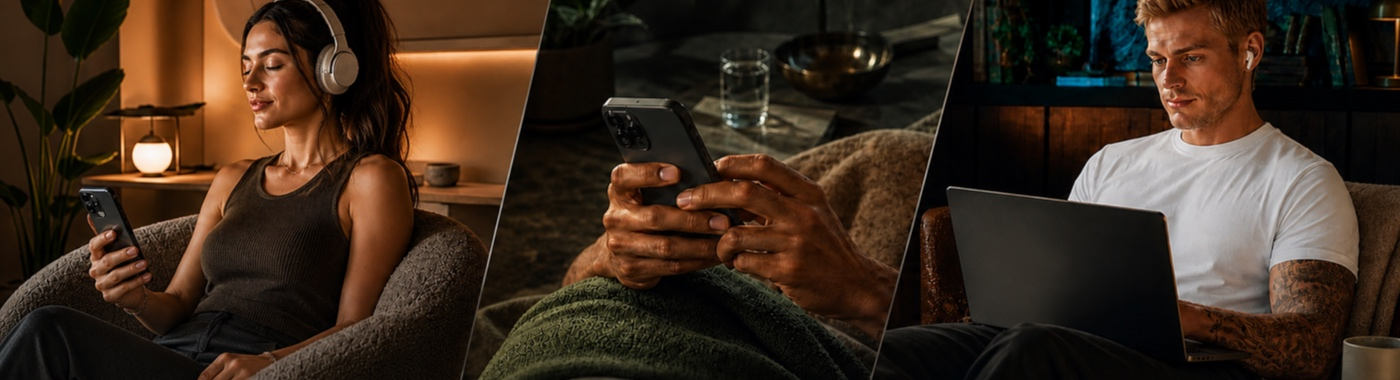
#> input picture assets/journey/t1-band.jpg, 1400 x 380 px, found by its file name
$ python fix_t3_landing.py   (older library calls are emulated)
#> lines starting #> are read from the running program, lines starting #| are printed output that depends on the picture
#!/usr/bin/env python3
"""Repair the four defective Track 03 landing-page photos (band, cost, range,
change). READ-ONLY against the repo and the inventory tree — every original
is copied, never modified or moved. Outputs go entirely to
~/Desktop/SafeRise Fixed/.

Pipeline per slot, in order:
  1. open, convert to RGB
  2. measure Laplacian variance BEFORE any processing; denoise with
     MedianFilter(size=3) only if genuinely noisy (skip if already soft —
     blurring a soft image makes it worse)
  3. content-aware crop to the target aspect ratio: faces (Haar cascade) ->
     saliency (cv2.saliency) -> edge energy -> centre/45%-from-top, in that
     priority order, biasing the crop window toward the region of interest
     rather than the frame centre
  4. resize to the exact target pixel size, LANCZOS resampling
  5. UnsharpMask(radius=1.4, percent=110, threshold=3)
  6. save as a real baseline JPEG: quality 92, optimize, progressive, sRGB
"""
import csv
import os
import shutil
from pathlib import Path

from PIL import Image, ImageFilter, ImageCms
import numpy as np

try:
    import cv2
    CV2_AVAILABLE = True
except ImportError:
    CV2_AVAILABLE = False

# The installed opencv-contrib-python-headless build ships an EMPTY
# cv2/data/ directory — no haarcascade_*.xml files at all, so frontal/profile
# face detection cannot run without fetching an external file, which this
# run does not have standing permission to do. Detected once at import time
# so every image's report row states the real reason face detection was
# skipped, rather than silently falling through.
FACE_CASCADE_PATH = None
if CV2_AVAILABLE:
    _candidate = os.path.join(cv2.data.haarcascades, "haarcascade_frontalface_default.xml")
    if os.path.exists(_candidate):
        FACE_CASCADE_PATH = _candidate

HOME = Path.home()
REPO = HOME / "Documents/GitHub/saferise"
INVENTORY = HOME / "Desktop" / "SafeRise to Inventory"
OUT_ROOT = HOME / "Desktop" / "SafeRise Fixed"

DIR_ORIGINAL = OUT_ROOT / "01-original"
DIR_FIXED = OUT_ROOT / "02-fixed"
DIR_CURRENT = OUT_ROOT / "03-current"
REPORT_CSV = OUT_ROOT / "_report.csv"

# ---- STEP 1: derive target specs from t1/t2, cross-checked against the
# ratios declared in content/tracks.js (art.band/cost/range/change). ----
T1_T2_PAIRS = {
    "band":   (REPO / "assets/journey/t1-band.jpg", REPO / "assets/journey/t2-band.jpg"),
    "cost":   (REPO / "assets/t1/cost.jpg",          REPO / "assets/t2/cost.jpg"),
    "range":  (REPO / "assets/t1/range.jpg",         REPO / "assets/t2/range.jpg"),
    "change": (REPO / "assets/t1/change.jpg",        REPO / "assets/t2/change.jpg"),
}
DECLARED_RATIOS = {
    "band": (1400, 380),
    "cost": (16, 7),
    "range": (16, 6),
    "change": (16, 7),
}
REPO_SLOT_PATH = {
    "band":   REPO / "assets/t3/band.jpg",
    "cost":   REPO / "assets/t3/cost.jpg",
    "range":  REPO / "assets/t3/range.jpg",
    "change": REPO / "assets/t3/change.jpg",
}

# ---- STEP 2: REVIEW-DEFECT sources in the inventory tree. Where a slot
# has more than one candidate, the largest by pixel area wins (decided at
# runtime in pick_source(), not hardcoded here). ----
CANDIDATES = {
    "band": [INVENTORY / "assets 2/t3/band.jpg", INVENTORY / "band.jpeg"],
    "cost": [INVENTORY / "cost.jpg"],
    "range": [INVENTORY / "range.jpg"],
    "change": [INVENTORY / "change.jpg"],
}


def real_dims_and_format(path):
    with Image.open(path) as im:
#> im is the input picture: PIL image 1400x380 RGB; mean R, G, B 59.7, 43, 30
        fmt = (im.format or "unknown").lower()
        w, h = im.size
    return w, h, fmt


def derive_specs():
    """STEP 1. Returns {slot: (target_w, target_h)} or raises SystemExit
    with a report if t1/t2 disagree or contradict the declared ratio."""
    print("=== STEP 1 · deriving target specs from Track 01 / Track 02 ===")
    targets = {}
    for slot, (p1, p2) in T1_T2_PAIRS.items():
        w1, h1, _ = real_dims_and_format(p1)
        w2, h2, _ = real_dims_and_format(p2)
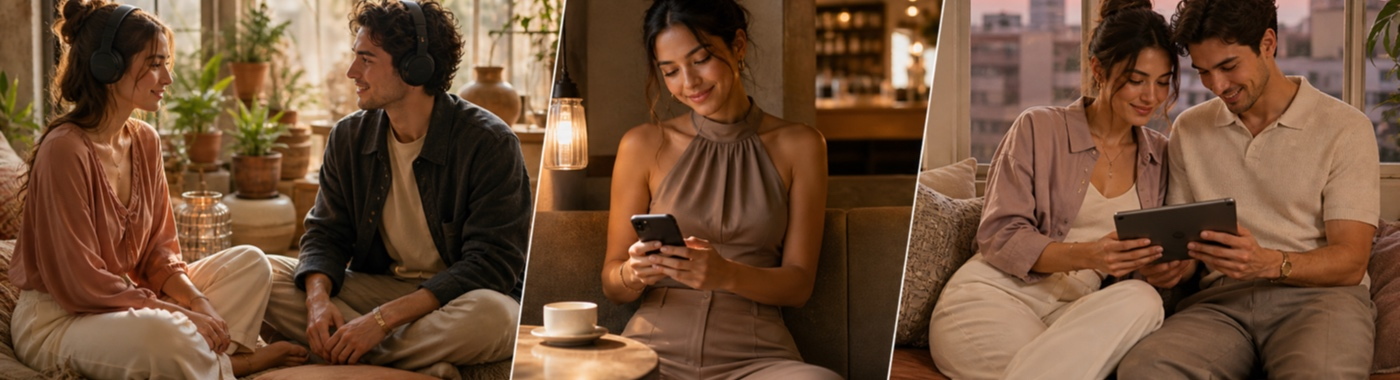
#> input picture assets/journey/t2-band.jpg, 1400 x 380 px, found by its file name
#> in real_dims_and_format, im is the input picture: PIL image 1400x380 RGB; mean R, G, B 112.1, 78.5, 54.5
        declared_w, declared_h = DECLARED_RATIOS[slot]
        declared_ratio = declared_w / declared_h

        if (w1, h1) != (w2, h2):
            print(f"\nSTOP — {slot}: t1 and t2 disagree.")
            print(f"  t1 ({p1.relative_to(REPO)}): {w1}x{h1}")
            print(f"  t2 ({p2.relative_to(REPO)}): {w2}x{h2}")
            raise SystemExit(1)

        agreed_ratio = w1 / h1
        if abs(agreed_ratio - declared_ratio) > 0.01:
            print(f"\nSTOP — {slot}: agreed t1/t2 size contradicts the declared ratio.")
            print(f"  t1/t2 agree at {w1}x{h1} (ratio {agreed_ratio:.4f})")
            print(f"  content/tracks.js declares {declared_w}/{declared_h} (ratio {declared_ratio:.4f})")
            raise SystemExit(1)

        targets[slot] = (w1, h1)
        print(f"  {slot:8s} t1={w1}x{h1}  t2={w2}x{h2}  declared_ratio={declared_w}/{declared_h}  "
              f"-> target {w1}x{h1}  (agree: yes)")
#|   band     t1=1400x380  t2=1400x380  declared_ratio=1400/380  -> target 1400x380  (agree: yes)
#> pass 2 of the loop in derive_specs, `for slot, (p1, p2) in T1_T2_PAIRS.items():`:
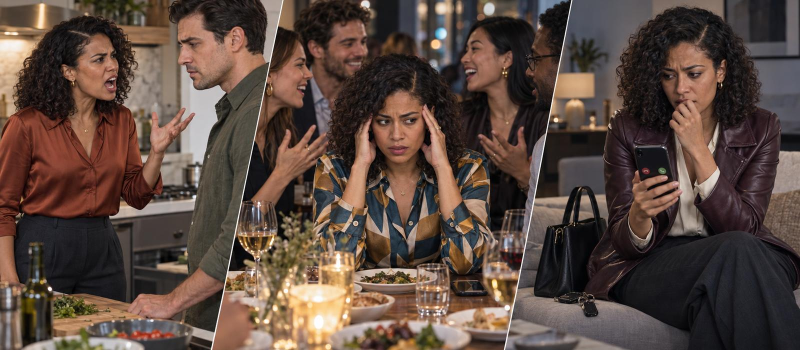
#> input picture assets/t1/cost.jpg, 1600 x 700 px, found by its file name (shown at 1/2 size)
#> in real_dims_and_format, im is the input picture: PIL image 1600x700 RGB; mean R, G, B 91.1, 72.8, 63.9
#|   cost     t1=1600x700  t2=1600x700  declared_ratio=16/7  -> target 1600x700  (agree: yes)
    return targets


def pick_source(slot):
    """STEP 2. Pick the largest-by-pixel-area candidate for this slot;
    report every candidate considered and which was rejected."""
    cands = [c for c in CANDIDATES[slot] if c.exists()]
    if not cands:
        return None, []
    scored = []
    for c in cands:
        w, h, fmt = real_dims_and_format(c)
        scored.append((c, w, h, fmt, w * h))
    scored.sort(key=lambda t: t[4], reverse=True)
    chosen = scored[0]
    print(f"  {slot}: {len(cands)} candidate(s) found.")
    for c, w, h, fmt, area in scored:
        tag = "CHOSEN" if c == chosen[0] else "rejected"
        print(f"    [{tag}] {c}  {w}x{h}  ({area:,} px^2)  real_format={fmt}")
    return chosen[0], [r[0] for r in scored[1:]]


def measure_sharpness(pil_im):
    """Laplacian-variance blur/noise proxy, via cv2 (numpy-backed, no scipy
    dependency needed)."""
    gray = np.array(pil_im.convert("L"))
    lap = cv2.Laplacian(gray, cv2.CV_64F)
    return float(lap.var())


# Noise vs. softness is a matter of degree, not a hard binary. A genuinely
# noisy image's Laplacian variance is high (lots of high-frequency energy
# from sensor/compression noise); an already-soft image's is low. 150 is a
# conservative floor above which MedianFilter is applied — anything softer
# is left alone rather than blurred further, per the brief.
NOISE_THRESHOLD = 150.0


# ───────────────────────── content-aware ROI detection ─────────────────────

def detect_faces(cv_bgr):
    """Priority 1: Haar cascade frontal + profile face detection.
    Returns (roi_box, faces_list) or (None, []) if unavailable/none found."""
    if not FACE_CASCADE_PATH:
        return None, []
    gray = cv2.cvtColor(cv_bgr, cv2.COLOR_BGR2GRAY)
    frontal = cv2.CascadeClassifier(FACE_CASCADE_PATH)
    faces = list(frontal.detectMultiScale(gray, scaleFactor=1.1, minNeighbors=5))
    profile_path = os.path.join(cv2.data.haarcascades, "haarcascade_profileface.xml")
    if os.path.exists(profile_path):
        profile = cv2.CascadeClassifier(profile_path)
        faces += list(profile.detectMultiScale(gray, scaleFactor=1.1, minNeighbors=5))
    if not faces:
        return None, []
    xs0 = [x for (x, y, w, h) in faces]
    ys0 = [y for (x, y, w, h) in faces]
    xs1 = [x + w for (x, y, w, h) in faces]
    ys1 = [y + h for (x, y, w, h) in faces]
    roi = (min(xs0), min(ys0), max(xs1), max(ys1))
    return roi, faces


# [47 lines left out: functions detect_saliency, detect_edge_energy, not called in this run]


def detect_roi(pil_im):
    """Runs the priority chain and returns (method_used, roi_box, faces_detected)."""
    if not CV2_AVAILABLE:
        w, h = pil_im.size
        return "centre-45pct", (0, 0, w, h), 0, "opencv not available"

    cv_bgr = cv2.cvtColor(np.array(pil_im), cv2.COLOR_RGB2BGR)

    face_roi, faces = detect_faces(cv_bgr)
    if face_roi is not None:
        return "faces", face_roi, len(faces), ""

    face_note = "" if FACE_CASCADE_PATH else "cascade files not present in this cv2 build (empty cv2/data/)"

    sal_roi = detect_saliency(cv_bgr)
    if sal_roi is not None:
        return "saliency", sal_roi, 0, face_note

    edge_roi = detect_edge_energy(cv_bgr)
    if edge_roi is not None:
        return "edge-energy", edge_roi, 0, (face_note + "; saliency found no distinct region").strip("; ")

    # Final fallback: the original centre/45%-from-top rule, expressed as a
    # thin full-width ROI at 45% down so fit_ratio_window()'s centroid-based
    # positioning reproduces it exactly (horizontal centre, vertical anchor
    # at 45% from the top) rather than a naive full-frame centre.
    w, h = pil_im.size
    anchor_y = round(h * 0.45)
    roi = (0, max(0, anchor_y - 1), w, min(h, anchor_y + 1))
    return "centre-45pct", roi, 0, (face_note + "; saliency and edge-energy both failed").strip("; ")


def fit_ratio_window(roi, target_ratio, src_w, src_h):
    """Smallest window of target_ratio that fully contains roi, if it fits
    inside the source; else the largest target_ratio window (bounded by the
    source) positioned to keep as much of roi as possible. Returns
    (crop_box, roi_retained_pct, fully_contained)."""
    rx0, ry0, rx1, ry1 = roi
    roi_w, roi_h = max(rx1 - rx0, 1), max(ry1 - ry0, 1)
    roi_cx, roi_cy = (rx0 + rx1) / 2, (ry0 + ry1) / 2
    roi_area = roi_w * roi_h

    # smallest ratio-window containing the full ROI
    cand_w = roi_w
    cand_h = cand_w / target_ratio
    if cand_h < roi_h:
        cand_h = roi_h
        cand_w = cand_h * target_ratio

    fully_contained = cand_w <= src_w and cand_h <= src_h

    if not fully_contained:
        # cap the window at the source's own bounds, at the target ratio
        if src_w / src_h > target_ratio:
            cand_h = src_h
            cand_w = cand_h * target_ratio
        else:
            cand_w = src_w
            cand_h = cand_w / target_ratio

    cand_w = min(cand_w, src_w)
    cand_h = min(cand_h, src_h)

    # centre the window on the ROI centroid, clamped inside the source
    x0 = roi_cx - cand_w / 2
    y0 = roi_cy - cand_h / 2
    x0 = max(0, min(x0, src_w - cand_w))
    y0 = max(0, min(y0, src_h - cand_h))
    x1, y1 = x0 + cand_w, y0 + cand_h

    # overlap between the crop window and the ROI, as % of ROI area
    ix0, iy0 = max(x0, rx0), max(y0, ry0)
    ix1, iy1 = min(x1, rx1), min(y1, ry1)
    inter_area = max(0, ix1 - ix0) * max(0, iy1 - iy0)
    retained_pct = 100.0 * inter_area / roi_area if roi_area > 0 else 100.0

    return (round(x0), round(y0), round(x0 + cand_w), round(y0 + cand_h)), retained_pct, fully_contained


def crop_content_aware(im, target_w, target_h, slot):
    """STEP 3. Content-aware crop to the target aspect ratio. Returns
    (cropped_im, meta_dict)."""
    src_w, src_h = im.size
    target_ratio = target_w / target_h

    method_used, roi, faces_detected, note = detect_roi(im)

    crop_box, roi_retained_pct, fully_contained = fit_ratio_window(roi, target_ratio, src_w, src_h)

    face_clipped = "n"
    if method_used == "faces":
        fx0, fy0, fx1, fy1 = roi
        cx0, cy0, cx1, cy1 = crop_box
        if fx0 < cx0 or fy0 < cy0 or fx1 > cx1 or fy1 > cy1:
            # Stop for THIS image only — report it and let the run continue
            # with the other slots, rather than aborting the whole script.
            raise ValueError(
                f"{slot}: face bounding box would be clipped by the target-ratio "
                f"window (roi={roi} crop={crop_box}) — no valid non-clipping window"
            )

    print(f"    ROI method: {method_used}"
          f"{' (' + note + ')' if note else ''}"
          f"  roi={roi}  crop={crop_box}"
          f"  retained={roi_retained_pct:.1f}%"
          f"  fully_contained={fully_contained}")

    cropped = im.crop(crop_box)
    meta = {
        "method_used": method_used,
        "roi_box": f"{roi}",
        "roi_retained_pct": f"{roi_retained_pct:.1f}",
        "crop_box": f"{crop_box}",
        "faces_detected": faces_detected,
        "any_face_clipped": face_clipped,
    }
    return cropped, meta


def to_srgb(im):
    """Attach/convert to sRGB so 'save as sRGB' is an actual colour-managed
    step, not just an assumption. If the source carries no embedded
    profile, PIL treats it as already sRGB (correct for these consumer
    photos) and this is a no-op."""
    icc = im.info.get("icc_profile")
    if not icc:
        return im
    try:
        import io
        src_profile = ImageCms.ImageCmsProfile(io.BytesIO(icc))
        srgb_profile = ImageCms.createProfile("sRGB")
        return ImageCms.profileToProfile(im, src_profile, srgb_profile, outputMode="RGB")
    except Exception as e:
        print(f"    (sRGB conversion skipped: {e})")
        return im


_SRGB_ICC_BYTES = ImageCms.ImageCmsProfile(ImageCms.createProfile("sRGB")).tobytes()


def process_one(slot, source_path, target_w, target_h):
    im = Image.open(source_path)
    im = to_srgb(im)
    im = im.convert("RGB")

    sharpness_before = measure_sharpness(im)
    denoise = sharpness_before >= NOISE_THRESHOLD
    if denoise:
        im = im.filter(ImageFilter.MedianFilter(size=3))
        print(f"    denoise: APPLIED (Laplacian var {sharpness_before:.1f} >= {NOISE_THRESHOLD})")
    else:
        print(f"    denoise: SKIPPED (Laplacian var {sharpness_before:.1f} < {NOISE_THRESHOLD} — already soft)")

    im, crop_meta = crop_content_aware(im, target_w, target_h, slot)
    im = im.resize((target_w, target_h), Image.LANCZOS)
    im = im.filter(ImageFilter.UnsharpMask(radius=1.4, percent=110, threshold=3))

    sharpness_after = measure_sharpness(im)

    DIR_FIXED.mkdir(parents=True, exist_ok=True)
    out_path = DIR_FIXED / f"{slot}.jpg"
    im.save(out_path, "JPEG", quality=92, optimize=True, progressive=True,
             icc_profile=_SRGB_ICC_BYTES)

    return sharpness_before, denoise, sharpness_after, out_path, crop_meta


def main():
    print(f"cv2 available: {CV2_AVAILABLE}"
          f"{'  (face cascades MISSING from this build)' if CV2_AVAILABLE and not FACE_CASCADE_PATH else ''}")

    targets = derive_specs()
#> targets = {'band': (1400, 380), 'cost': (1600, 700), 'range': (1600, 600), 'change': (1600, 700)}

    print("\n=== STEP 2 · selecting sources from REVIEW-DEFECT files ===")
    chosen_sources = {}
    for slot in ("band", "cost", "range", "change"):
        chosen, rejected = pick_source(slot)
        if chosen is None:
            print(f"  {slot}: NO CANDIDATE FOUND — skipping this slot.")
        chosen_sources[slot] = chosen
#> pass 2 of the loop in main, `for slot in ("band", "cost", "range", "change"):`:

    print("\n=== STEP 3 · processing (content-aware crop) ===")
    DIR_ORIGINAL.mkdir(parents=True, exist_ok=True)
    DIR_CURRENT.mkdir(parents=True, exist_ok=True)
    report_rows = []

    for slot in ("band", "cost", "range", "change"):
        source_path = chosen_sources[slot]
        target_w, target_h = targets[slot]
#> target_w = 1400; target_h = 380
        repo_slot = REPO_SLOT_PATH[slot]
        repo_slot_populated = repo_slot.exists()

        print(f"\n-- {slot} --")
        if source_path is None:
            report_rows.append({
                "slot": slot, "source_path": "", "source_dims": "",
                "source_real_format": "", "target_dims": f"{target_w}x{target_h}",
                "denoise_applied": "", "sharpness_before": "", "sharpness_after": "",
                "output_path": "", "repo_slot_path": str(repo_slot),
                "repo_slot_populated": repo_slot_populated,
                "method_used": "", "roi_box": "", "roi_retained_pct": "",
                "crop_box": "", "faces_detected": "", "any_face_clipped": "",
            })
            continue

        src_w, src_h, src_fmt = real_dims_and_format(source_path)
        print(f"    source: {source_path}  {src_w}x{src_h}  real_format={src_fmt}")

        orig_copy = DIR_ORIGINAL / f"{slot}{source_path.suffix}"
        shutil.copy2(source_path, orig_copy)

        try:
            sharp_before, denoise_applied, sharp_after, out_path, crop_meta = process_one(
                slot, source_path, target_w, target_h
            )
        except ValueError as e:
            print(f"    STOP for this image — {e}")
            report_rows.append({
                "slot": slot, "source_path": str(source_path),
                "source_dims": f"{src_w}x{src_h}", "source_real_format": src_fmt,
                "target_dims": f"{target_w}x{target_h}", "denoise_applied": "",
                "sharpness_before": "", "sharpness_after": "", "output_path": "",
                "repo_slot_path": str(repo_slot), "repo_slot_populated": repo_slot_populated,
                "method_used": "faces", "roi_box": "", "roi_retained_pct": "",
                "crop_box": "", "faces_detected": "", "any_face_clipped": "y (STOPPED)",
            })
            continue

        if repo_slot_populated:
            cur_copy = DIR_CURRENT / f"{slot}{repo_slot.suffix}"
            shutil.copy2(repo_slot, cur_copy)
            print(f"    repo slot currently populated: {repo_slot} -> copied to 03-current/")
        else:
            print(f"    repo slot currently EMPTY: {repo_slot} (no src in content/tracks.js)")

        row = {
            "slot": slot,
            "source_path": str(source_path),
            "source_dims": f"{src_w}x{src_h}",
            "source_real_format": src_fmt,
            "target_dims": f"{target_w}x{target_h}",
            "denoise_applied": denoise_applied,
            "sharpness_before": f"{sharp_before:.2f}",
            "sharpness_after": f"{sharp_after:.2f}",
            "output_path": str(out_path),
            "repo_slot_path": str(repo_slot),
            "repo_slot_populated": repo_slot_populated,
        }
        row.update(crop_meta)
        report_rows.append(row)
#> pass 2 of the loop in main, `for slot in ("band", "cost", "range", "change"):`:
#> target_w = 1600; target_h = 700
#> (printed output is left out)
#> in measure_sharpness, `lap = cv2.Laplacian(gray, cv2.CV_64F)`:
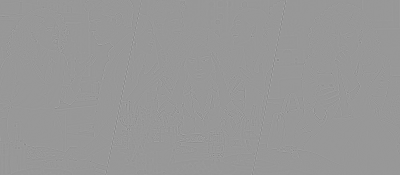
#> lap: shape (700, 1600) float64 (shown at 1/4 size); min -426, max 289, mean 0; drawn with min black and max white
#> sharpness_before = 364.2
#> denoise = True
#|     denoise: APPLIED (Laplacian var 364.2 >= 150.0)
#> target_ratio = 2.29
#> in detect_faces, `faces = list(frontal.detectMultiScale(gray, scaleFactor=1.1, minNeighb..`: faces = [[979, 194, 59, 59], [732, 195, 125, 125], [888, 62, 103, 103], [654, 42, 112, 112], [146, 69, 120, 120], [1301, 95, 136, 136]]
#> in detect_faces, `faces += list(profile.detectMultiScale(gray, scaleFactor=1.1, minNeigh..`: faces = [[979, 194, 59, 59], [732, 195, 125, 125], [888, 62, 103, 103], [654, 42, 112, 112], [146, 69, 120, 120], [1301, 95, 136, 136], [900, 49, 124, 124], [1316, 82, 153, 153], [742, 180, 149, 149]]
#> xs0 = [979, 732, 888, 654, 146, 1301, 900, 1316, 742]
#> ys0 = [194, 195, 62, 42, 69, 95, 49, 82, 180]
#> xs1 = [1038, 857, 991, 766, 266, 1437, 1024, 1469, 891]
#> ys1 = [253, 320, 165, 154, 189, 231, 173, 235, 329]
#> in detect_faces, `roi = (min(xs0), min(ys0), max(xs1), max(ys1))`: roi = (146, 42, 1469, 329)
#> in crop_content_aware, `method_used, roi, faces_detected, note = detect_roi(im)`: method_used = 'faces'; roi = (146, 42, 1469, 329); faces_detected = 9; note = ''
#> rx0 = 146; ry0 = 42; rx1 = 1469; ry1 = 329
#> roi_w = 1323; roi_h = 287
#> roi_cx = 807.5; roi_cy = 185.5
#> roi_area = 379701
#> cand_w = 1323
#> cand_h = 578.8
#> in fit_ratio_window, `fully_contained = cand_w <= src_w and cand_h <= src_h`: fully_contained = True
#> x0 = 146
#> in fit_ratio_window, `y0 = roi_cy - cand_h / 2`: y0 = -103.9
#> in fit_ratio_window, `y0 = max(0, min(y0, src_h - cand_h))`: y0 = 0
#> x1 = 1469; y1 = 578.8
#> ix0 = 146; iy0 = 42
#> ix1 = 1469; iy1 = 329
#> inter_area = 379701
#> retained_pct = 100
#> in crop_content_aware, `crop_box, roi_retained_pct, fully_contained = fit_ratio_window(roi, ta..`: crop_box = (146, 0, 1469, 579); roi_retained_pct = 100; fully_contained = True
#> fx0 = 146; fy0 = 42; fx1 = 1469; fy1 = 329
#> cx0 = 146; cy0 = 0; cx1 = 1469; cy1 = 579
#|     ROI method: faces  roi=(146, 42, 1469, 329)  crop=(146, 0, 1469, 579)  retained=100.0%  fully_contained=True
#> meta = {'method_used': 'faces', 'roi_box': '(146, 42, 1469, 329)', 'roi_retained_pct': '100.0', 'crop_box': '(146, 0, 1469, 579)', 'faces_detected': 9, 'any_face_clipped': 'n'}
#> in process_one, `im, crop_meta = crop_content_aware(im, target_w, target_h, slot)`: crop_meta has the same summary as meta in crop_content_aware
#> in measure_sharpness (call 2), `gray = np.array(pil_im.convert("L"))`:
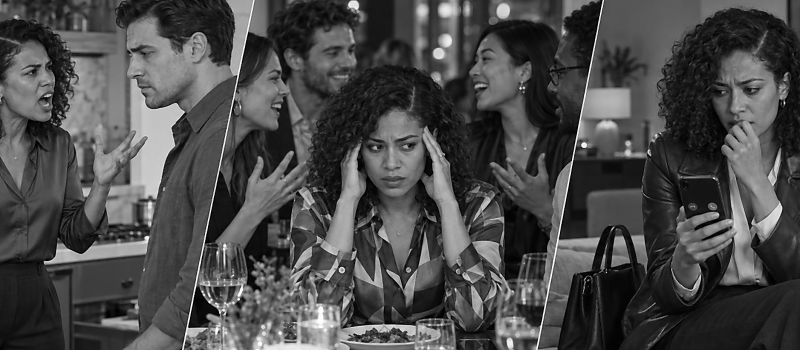
#> gray: shape (700, 1600) (shown at 1/2 size); min 0, max 255, mean 74.2
#> sharpness_after = 386.3
#> in main, `sharp_before, denoise_applied, sharp_after, out_path, crop_meta = proc..`: sharp_before = 364.2; denoise_applied = True; sharp_after = 386.3; crop_meta has the same summary as meta in crop_content_aware

    print("\n=== STEP 4 · writing report ===")
    fieldnames = ["slot", "source_path", "source_dims", "source_real_format",
                  "target_dims", "denoise_applied", "sharpness_before",
                  "sharpness_after", "output_path", "repo_slot_path",
                  "repo_slot_populated", "method_used", "roi_box",
                  "roi_retained_pct", "crop_box", "faces_detected",
                  "any_face_clipped"]
#> fieldnames = 17 items, first 6: 'slot', 'source_path', 'source_dims', 'source_real_format', 'target_dims', 'denoise_applied'
    with open(REPORT_CSV, "w", newline="", encoding="utf-8") as f:
        w = csv.DictWriter(f, fieldnames=fieldnames)
        w.writeheader()
        for row in report_rows:
            w.writerow(row)

    print(f"Wrote: {REPORT_CSV}")
    print(f"01-original/: {DIR_ORIGINAL}")
    print(f"02-fixed/:    {DIR_FIXED}")
    print(f"03-current/:  {DIR_CURRENT}")
    print("\nNothing in the repo or the inventory tree was modified.")


if __name__ == "__main__":
    main()
